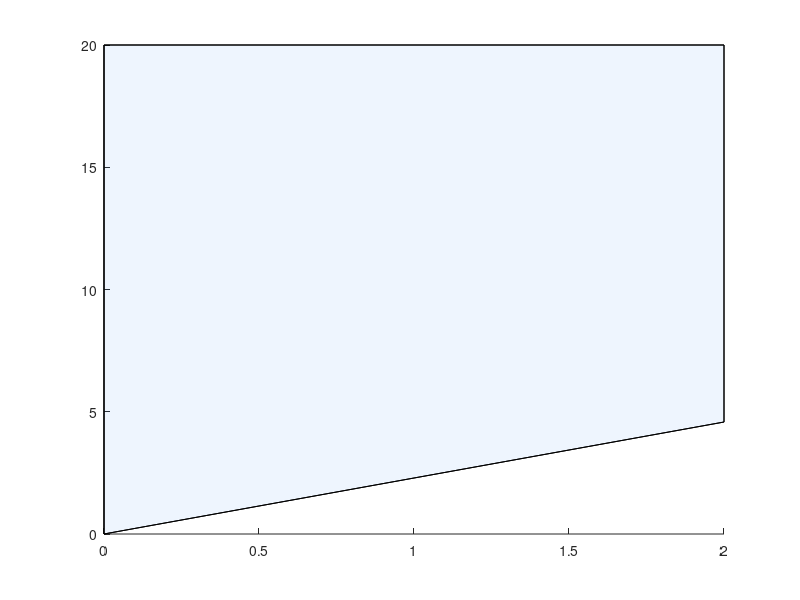

Recreate this plot in MATLAB. (Note: this script raises an error after producing the figure.)
clc
clear




v1 = [0 0; 0 20;2 20;2 2*2.29];
f1 = [1 2 3 4];
patch('Faces',f1,'Vertices',v1,'FaceColor',[86 160 251]/256,'FaceAlpha',0.1);
pa(1)=patch('Faces',f1,'Vertices',v1,'FaceColor','w','FaceAlpha',0);
hatchfill2(pa(1),'single','HatchAngle',60,'HatchDensity',41,'HatchColor',[86 160 251]/256,'HatchLineWidth',2);

v2 = [0 0; 0 20; 2 20; 2 2*3.09];
f2 = [1 2 3 4];
pa(2)=patch('Faces',f2,'Vertices',v2,'FaceColor','w','FaceAlpha',0);
hatchfill2(pa(2),'single','HatchAngle',90,'HatchDensity',41,'HatchColor',[255 193 127]/256,'HatchLineWidth',2);
hold on

hold on

plot([0 1.5],[0 1.5*2.29],'k','linewidth',2);
hold on
plot([0 1.5],[0 1.5*3.09],'k','linewidth',2);
hold on


%txt = 'Turing instability';
%text(0.2,11,txt,'Interpreter','latex','FontSize',18);



[~,legend_pa,~,~] = legendflex(pa,{'Uncontrolled Turing instability','Controlled Turing instability'});
hatchfill2((legend_pa(length(pa)+1)),'single','HatchAngle',60,'HatchDensity',11,'HatchColor',[86 160 251]/256,'HatchLineWidth',2);
hatchfill2((legend_pa(length(pa)+2)),'single','HatchAngle',90,'HatchDensity',20,'HatchColor',[255 193 127]/256,'HatchLineWidth',2);
% legend('Uncontrolled','Controlled','Interpreter','latex','fontsize',13);
xlabel('$d_{2}$','Interpreter','latex');
ylabel('$\sigma$','Interpreter','latex');
set(gca,'linewidth',2,'fontsize',18,'fontname','Times');
axis([0 1.5 0 20])
box on

